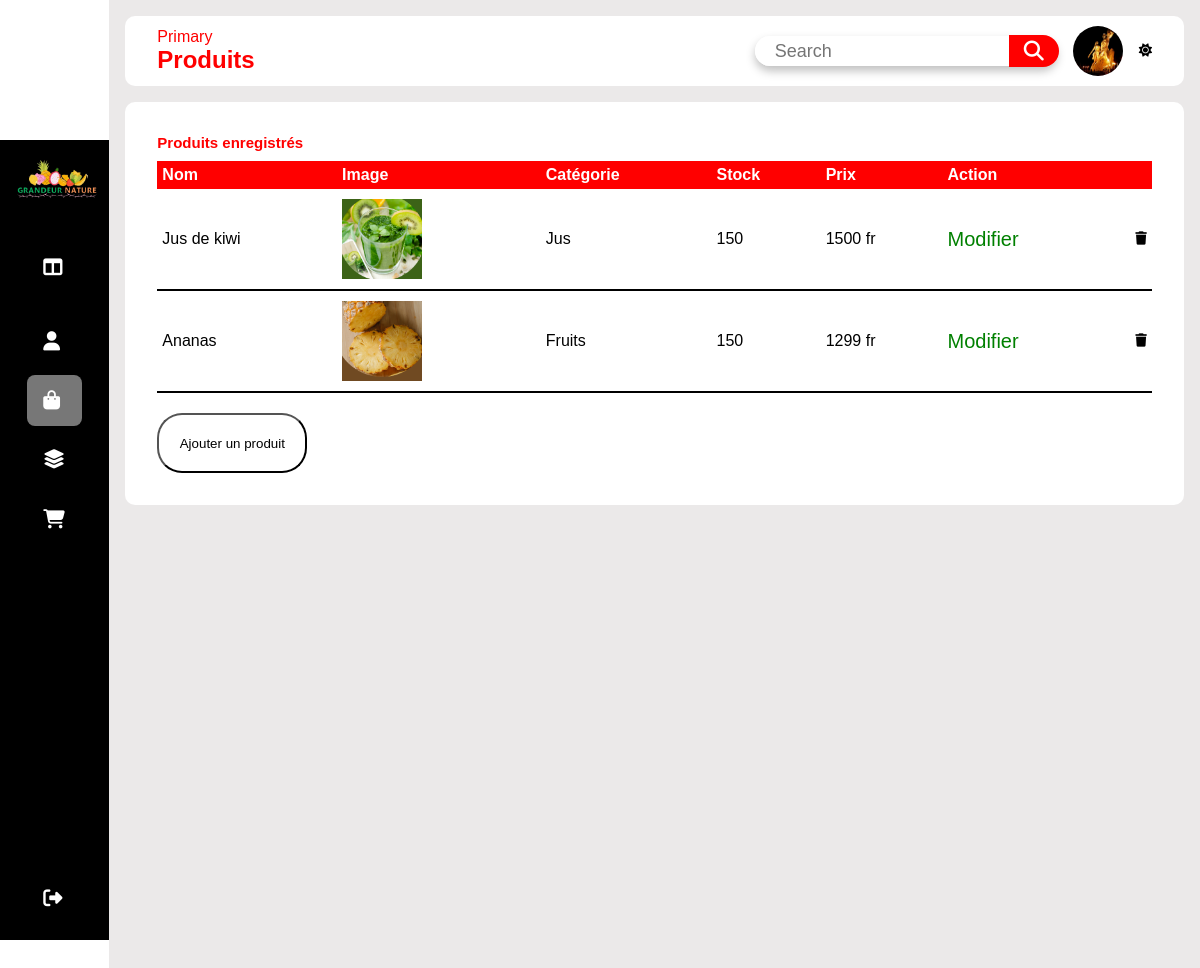
Page /adminProduits (signed in) on the earlier database version.
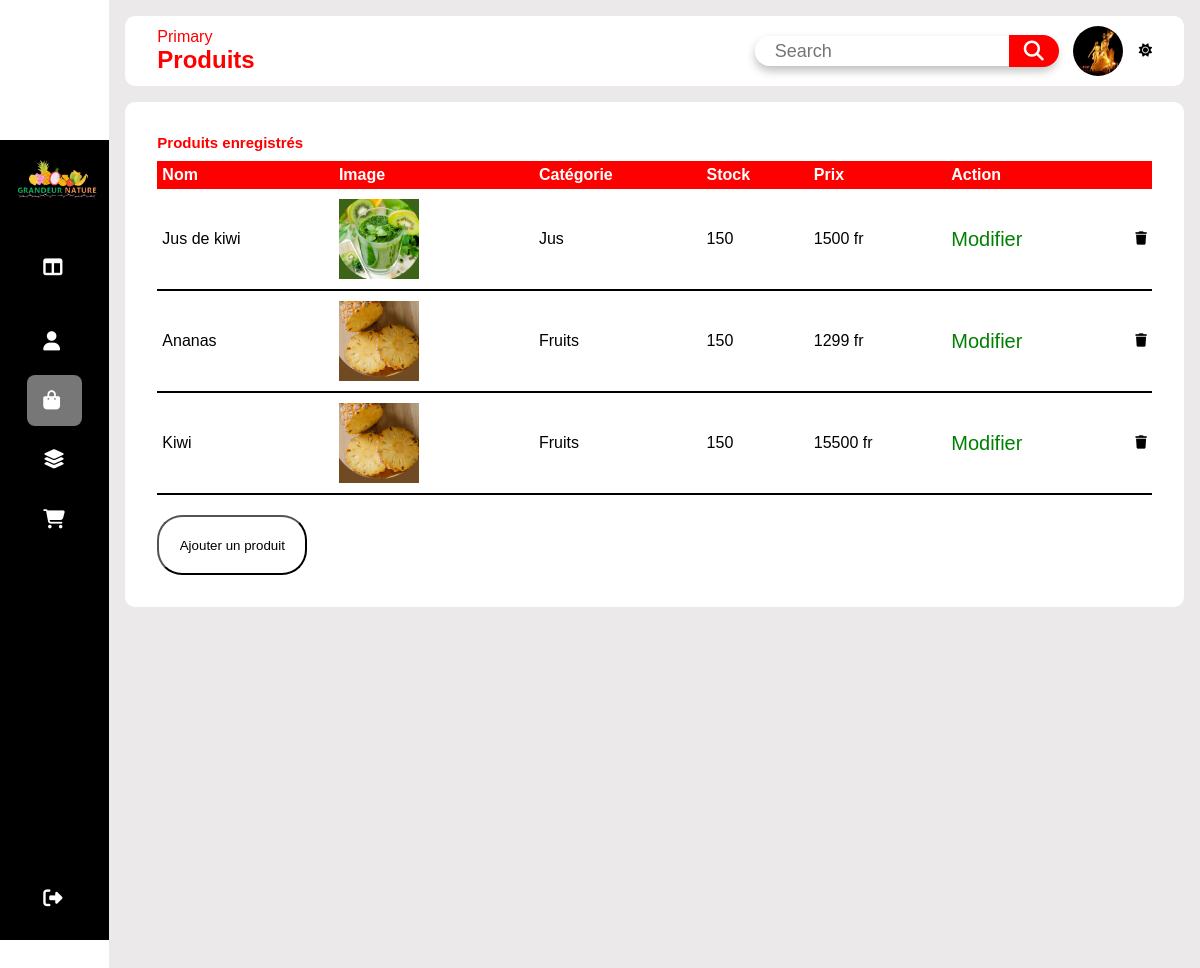
Same page on the later database version.
### app/models.py (models this page shows)
class Utilisateur(db.Model,UserMixin):
    id=db.Column(db.Integer, primary_key=True, autoincrement=True)
    nom= db.Column(db.String(50),unique=False,nullable=False)
    prenom= db.Column(db.String(50),unique=False,nullable=False)
    email= db.Column(db.String(50),unique=True,nullable=False)
    mot_pass= db.Column(db.String(50),unique=False,nullable=False)
    image=db.Column(db.String(50),unique=False,nullable=False)
    admin =db.Column(db.Boolean,unique=False,nullable=False,default=False)
    created_at=db.Column(db.Date,default=datetime.datetime.today())
    produit=db.relationship('Produit',backref='Utilisateur')
    contact=db.relationship('Categorie',backref='Utilisateur')

class Produit(db.Model,UserMixin):
    id=db.Column(db.Integer, primary_key=True, autoincrement=True)
    image=db.Column(db.String(50),unique=False,nullable=False)
    nom= db.Column(db.String(50),unique=False,nullable=False)
    description= db.Column(db.String,unique=False,nullable=False)
    prix=db.Column(db.Integer,unique=False,nullable=False)
    created_at=db.Column(db.Date,default=datetime.datetime.today())
    user_id=db.Column(db.Integer, db.ForeignKey('utilisateur.id'))
    categorie=db.Column(db.Integer, db.ForeignKey('categorie.id'))

class Categorie(db.Model,UserMixin):
    id=db.Column(db.Integer, primary_key=True, autoincrement=True)
    nom=db.Column(db.String(50),unique=True,nullable=False)
    description=db.Column(db.String,unique=False,nullable=False)
    user_id=db.Column(db.Integer, db.ForeignKey('utilisateur.id'))
    produit=db.relationship('Produit',backref='Categorie')

### app/routes.py (the view)
@app.route("/adminProduits")
def adminProduits():
    produit=Produit.query.join(Categorie).order_by(Produit.created_at)
    return render_template("adminProduits.html",produits=produit,page="Produits")

### app/routes.py (called while the page is built)
@login_manager.user_loader
def load_user(user_id):
    return Utilisateur.query.get(user_id)

### app/templates/adminProduits.html (shortened to what this page needs)
{%extends "baseAdmin.html"%}
{%block content%}
{{super()}}
<div class="tabular-wrapper">
    <h3 class="main-title">Produits enregistrés</h3>
    <div class="table-container">
        <table>
            <tr>
                <th>Nom</th>
                <th>Image</th>
                <th>Catégorie</th>
                <th>Stock</th>
                <th>Prix</th>
                <th>Action</th>
                <th></th>
            </tr>
            {%for produit in produits%}
            <tr>
                <td>{{produit.nom}}</td>
                <td>
                        <img src="{{url_for('static',filename='Images/'+produit.image)}}" alt="">
                </td>
                <td>{{produit.Categorie.nom}}</td>
                <td>150</td>
                <td>{{produit.prix}} fr</td>
                <td><form action="/updateProduct/{{produit.id}}"><button class="button">Modifier</button></form></td>
                <td><form action="/deleteProduct/{{produit.id}}"><button class="trash"><i class="fa-solid fa-trash"></i></button></form></td>
            </tr>
            {%endfor%}
        </table>
        <form action="{{url_for('ajoutProduit')}}"><button class="command">Ajouter un produit</button></form>
    </div>
</div>
{%endblock%}

### app/templates/baseAdmin.html (shortened to what this page needs)
<!DOCTYPE html>
<html>
<head>
    <link rel="stylesheet" type="text/css" href="{{url_for('static',filename='Style/admin.css')}}">
    <link rel="stylesheet" href="https://cdnjs.cloudflare.com/ajax/libs/font-awesome/6.5.1/css/all.min.css" />
</head>
<body>
    <div class="sidebar">
        <div class="logo"><img src="{{url_for('static',filename='Images/logo-removebg-preview.png')}}" alt=""></div>
        <ul class="menu">
            <li>
                <a href="{{url_for('admin')}}">
                    <i class="fa-solid fa-table-columns"></i></i>
                </a>
            </li>
            <li>
                <a href="{{url_for('adminUser')}}">
                    <i class="fa-solid fa-user"></i>
                </a>
            </li>
            <li>
                <a href="{{url_for('adminProduits')}}">
                    <i class="fa-solid fa-bag-shopping"></i>
                </a>
            </li>
            <li>
                <a href="{{url_for('adminCategorie')}}">
                    <i class="fa-solid fa-layer-group"></i>
                </a>
            </li>
            <li>
                <a href="{{url_for('index')}}">
                    <i class="fa-solid fa-cart-shopping"></i>
                </a>
            </li>
            <li class="logout">
                <a href="logout/{{current_user.id}}">
                    <i class="fa-solid fa-right-from-bracket"></i>
                </a>
            </li>
        </ul>
    </div>
    <div class="main-content">
        {%block content%}
        <div class="header-wrapper">
            <div class="header-title">
                <span>Primary</span>
                <h2>{{page}}</h2>
            </div>
            <div class="user-info">
                <div class="box">
                    <div class="search-box">
                        <input type="text" placeholder="Search">
                        <button class="icon">
                            <i class="fas fa-search"></i>
                        </button>
                    </div>
                </div>
                <img src="{{url_for('static',filename='Images/'+current_user.image)}}" alt="">
                <button onclick="toggleDarkMode()" class="theme"><i class="fa-solid fa-sun"></i></button>
            </div>
        </div>
            {%endblock%}
    </div>
</body>
</html>

### app/static/Style/admin.css (style rules this page uses)
* { margin: 0; padding: 0; box-sizing: border-box; font-family: 'Arial', Helvetica, sans-serif; }
body { display: flex; justify-content: center; align-items: center; }
.sidebar { position: sticky; top : 0; left: 0; bottom: 0; width: 115px; height: 100vh; padding: 0 1.7rem; color: #fff; overflow: hidden; transition: all 0.5s linear; background: black; }
.logo { height: 80px; }
.logo img { height: 100%; margin-left: -10px; }
.menu { height: 88%; position: relative; list-style: none; padding: 0; }
.menu li { padding: 1rem; margin: 8px 0; border-radius: 8px; transition: all 0.5s ease-in-out; }
.menu li:hover, .active { background: #777777; }
.menu a { color: #fff; font-size: 14px; text-decoration: none; display: flex; align-items: center; gap: 1.5rem; }
.menu a i { font-size: 1.2rem; }
.logout { position: absolute; bottom: 0; left: 0; width: 100%; }
.main-content { position: relative; background: #ebe9e9; width: 100%; padding: 1rem; min-height: 1080px; }
.header-wrapper img { width: 50px; height: 50px; cursor: pointer; border-radius: 50%; }
.header-wrapper { display: flex; justify-content: space-between; align-items: center; flex-wrap: wrap; background: #fff; border-radius: 10px; padding: 10px 2rem; margin-bottom: 1rem; }
.header-title { color: red; }
.theme { background: none; border: none; cursor: pointer; }
.user-info { display: flex; align-items: center; gap: 1rem; }
.box .search-box { position: relative; height: 30px; max-width: 330px; margin: auto; box-shadow: 0 5px 10px rgba(0, 0, 0, 0.25); border-radius: 25px; display: flex; }
.search-box input { position: relative; height: 100%; width: 100%; top: 0; border-radius: 25px; background: #fff; outline: none; border: none; padding-left: 20px; font-size: 18px; }
.search-box .icon { position: relative; right: -2px; top: -1px; width: 50px; background: red; height: 100%; text-align: center; display: flex; justify-content: center; align-items: center; line-height: 50px; color: #fff; font-size: 20px; border-radius: 0 25px 25px 0; border: none; cursor: pointer; }
.main-title { color: red; padding-bottom: 10px; font-size: 15px; }
.icon { color: #fff; padding: 1rem; height: 60px; width: 60px; text-align: center; border-radius: 50%; font-size: 1.5rem; background: red; }
.tabular-wrapper { background: #fff; margin-top: 1rem; border-radius: 10px; padding: 2rem; }
.table-container { width: 100%; }
.table-container .button { color: green; font-size: 20px; background: none; cursor: pointer; border: none; }
table { width: 100%; border-collapse: collapse; }
th { text-align: left; padding: 5px; color: #fff; background: red; }
td { padding: 10px 5px; max-width: 100px; border-bottom: 2px solid black; color: black; }
td img { width: 80px; height: 80px; margin-right: 10px; }
td:last-child { text-align: right; }
th:last-child { text-align: right; }
.trash { border: none; background: none; color: black; cursor: pointer; }
.command { margin-top: 20px; border-color: black; background: none; color: black; border-radius: 25px; height: 60px; width: 150px; }

Differences in the rows shown:
added Produit: nom "Kiwi", image (picture), Categorie.nom "Fruits", prix "15500"
